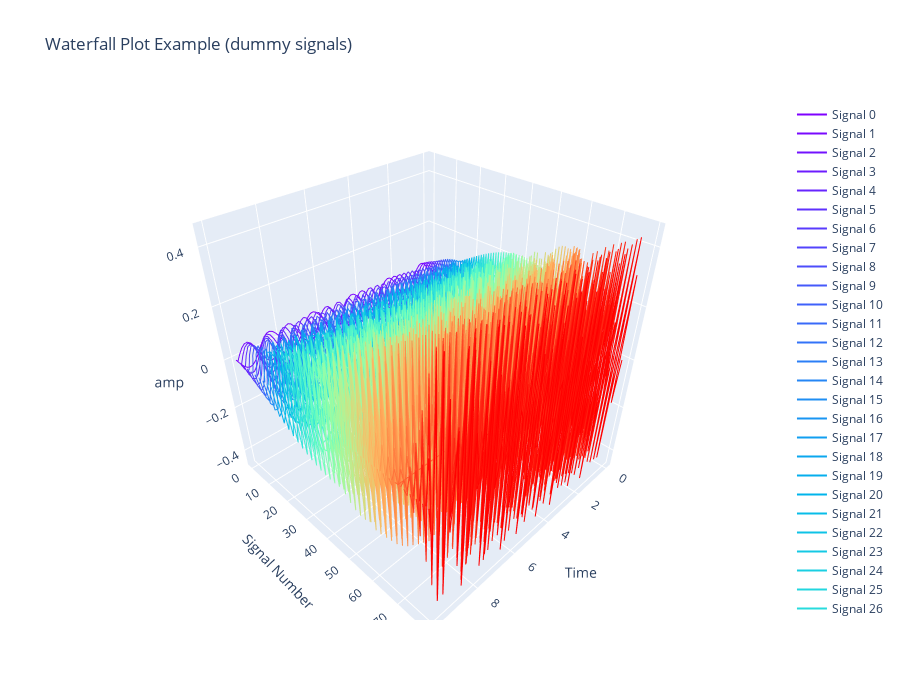

Notebook code for this chart:
### Markdown cell above
<h3>Waterfall Plot</h3>
<ul>
    <li>They are used to visualise the variation of 2 dimensional idea with time. They are often used to depict spectograms and in acoustic analysis.</li>
    <li>Their name comes from the cascade or mountain like structures formed because of multiple curves being staggered across and vertically on the screen which causes the curves nearer to the viewer to mask those behind.</li>
</ul>

### Code cell
points = 80
signals = 80
time = np.linspace(0, 10, points)

df = pd.DataFrame()

for i in range(signals):
    freq = 0.5 + i * 0.05  
    amp = 0.05*(1 + i * 0.1)     
    signal = amp * np.sin(2 * np.pi * freq * time)
    df[f"Signal_{i}"] = signal

df['Time'] = time
df.set_index('Time', inplace=True)
df.head()

fig = plotly.Figure()

# Use a colormap to assign different colors
colors = cm.rainbow(np.linspace(0, 1, len(df.columns)))

for i, (column, color) in enumerate(zip(df.columns, colors)):
    # Convert RGB to hex
    hex_color = '#%02x%02x%02x' % (int(color[0]*255), int(color[1]*255), int(color[2]*255))
    fig.add_trace(plotly.Scatter3d(
        x=df.index,
        y=np.full_like(df.index, i),
        z=df[column],
        mode='lines',
        line=dict(color=hex_color),
        name=f'Signal {i}'
    ))

fig.update_layout(
    scene=dict(
        xaxis_title='Time',
        yaxis_title='Signal Number',
        zaxis_title='amp'
    ),
    height=700,
    width=900,
    title='Waterfall Plot Example (dummy signals)'
)
